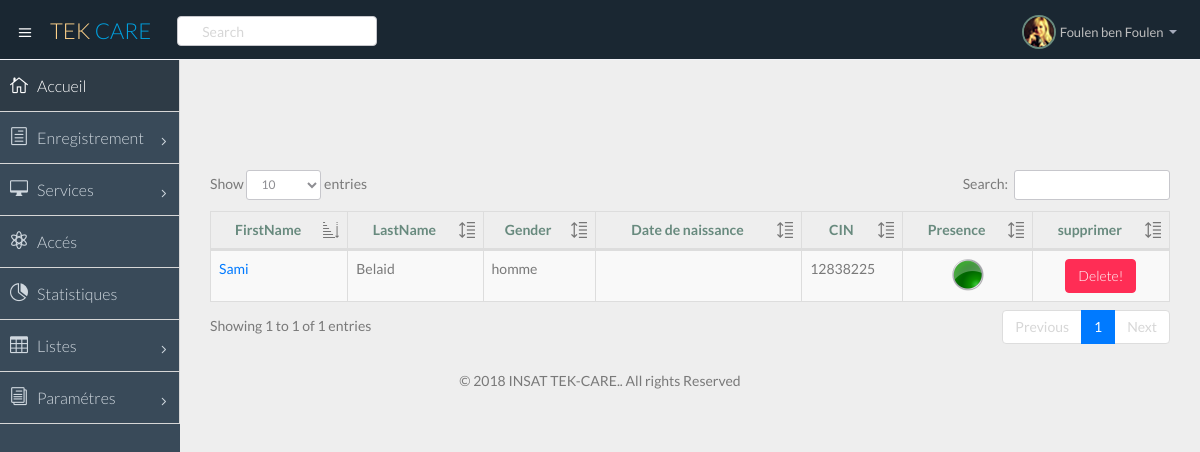
The page /patient_listing.php on the database its author committed.
### tables this page shows
CREATE TABLE IF NOT EXISTS `patient` (
  `Patient_CIN` bigint(20) NOT NULL,
  `Patient_ID` int(11) NOT NULL AUTO_INCREMENT,
  `isHere` tinyint(1) NOT NULL,
  `Medical_DOC_ID` int(11) NOT NULL,
  PRIMARY KEY (`Patient_CIN`),
  UNIQUE KEY `Patient_ID` (`Patient_ID`),
  KEY `Medical_DOC_ID` (`Medical_DOC_ID`)
);

CREATE TABLE IF NOT EXISTS `person` (
  `FirstName` varchar(64) DEFAULT NULL,
  `LastName` varchar(64) DEFAULT NULL,
  `Gender` varchar(64) DEFAULT NULL,
  `CIN` bigint(20) NOT NULL,
  `Passport` bigint(20) DEFAULT NULL,
  `Adress` varchar(64) DEFAULT NULL,
  `PhoneNumber` bigint(20) DEFAULT NULL,
  PRIMARY KEY (`CIN`)
);

### add_to_list.php (the view, shortened to what this page needs)
<?php
    try
    {
        $bd = CnxBD::getInstance();
        $req = $bd->query("select * FROM person,patient WHERE person.CIN=patient.Patient_CIN");
        $infos = $req->fetchAll(PDO::FETCH_OBJ);
    }
    catch(PDOException $e)
        {
            echo $e->getMessage();
        }
    foreach($infos as $info) :
        echo
        "<tr>
            <td><a href='patient_profile.php?docID=$info->Medical_DOC_ID&id=$info->CIN'>$info->FirstName</a></td>
            <td>$info->LastName</td>
            <td>$info->Gender</td>
            <td>$info->BirthDay</td>
            <td>$info->CIN</td>";
        if($info->isHere==1)
            echo
            "<td><img src='imgs/ishere.png' style='width: 32px;height: 32px;margin: auto;    display: block;'> </td>";
        else
            echo
            "<td><img src='imgs/isnothere.png' style='width: 32px;height: 32px;margin: auto;    display: block;'></td>";
        echo
            "<td style='text-align: center'><a href='delete_patient.php?docID=$info->Medical_DOC_ID&id=$info->CIN'><button type=\"button\" class=\"btn btn-danger\">Delete!</button></a></td>
        </tr>";
    endforeach;

### css/style.css (style rules this page uses)
body { color: #797979; background: #eeeeee; font-family: 'Lato', sans-serif; padding: 0px !important; margin: 0px !important; font-size:14px !important; }
a, a:hover, a:focus { text-decoration: none; outline: none; outline: 0; }

### DataTables/datatables.css (style rules this page uses)
table.dataTable td, table.dataTable th { -webkit-box-sizing: content-box; box-sizing: content-box; }
table.table-bordered.dataTable th, table.table-bordered.dataTable td { border-left-width: 0; }
table.table-bordered.dataTable th:last-child, table.table-bordered.dataTable th:last-child, table.table-bordered.dataTable td:last-child, table.table-bordered.dataTable td:last-child { border-right-width: 0; }
table.table-bordered.dataTable tbody th, table.table-bordered.dataTable tbody td { border-bottom-width: 0; }

### rows shown on the page
patient: Patient_CIN.FirstName "Sami", Patient_CIN.LastName "Belaid", Patient_CIN.Gender "homme", Patient_CIN.CIN "12838225", isHere 1 (drawn)
